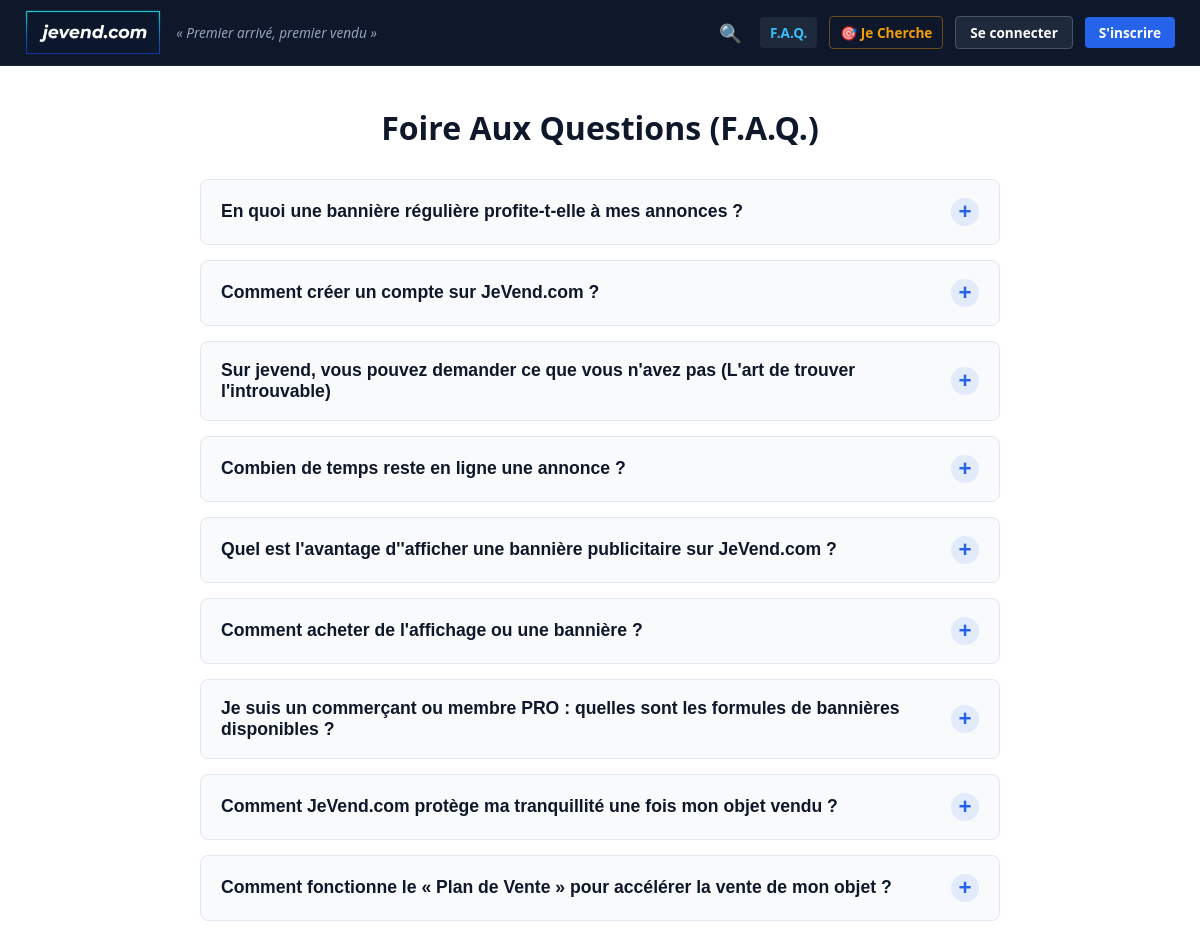
The app's page /faq.php with its own data.
### tables this page shows
CREATE TABLE `jevend_faq` (
  `id` int(11) NOT NULL AUTO_INCREMENT,
  `question` varchar(255) NOT NULL,
  `reponse` text NOT NULL,
  `ordre` int(11) NOT NULL DEFAULT 0,
  `actif` tinyint(1) NOT NULL DEFAULT 1,
  `created_at` timestamp NULL DEFAULT current_timestamp(),
  PRIMARY KEY (`id`)
);

### faq.php (the view, shortened to what this page needs)
<?php
require_once 'config.php';
$db_instance = null;
if (isset($bdd) && $bdd instanceof PDO) {
    $db_instance = $bdd;
} elseif (isset($pdo) && $pdo instanceof PDO) {
    $db_instance = $pdo;
} elseif (isset($conn) && $conn instanceof PDO) {
    $db_instance = $conn;
}
$faqs = [];
if ($db_instance) {
    try {
        $stmt = $db_instance->prepare("SELECT * FROM jevend_faq WHERE actif = 1 ORDER BY ordre ASC, id ASC");
        $stmt->execute();
        $faqs = $stmt->fetchAll(PDO::FETCH_ASSOC);
    } catch (Throwable $e) {
        $error_message = "Erreur SQL : " . $e->getMessage();
    }
} else {
    $error_message = "Erreur : La variable \$bdd n'a pas été trouvée dans config.php.";
}
?>
<!DOCTYPE html>
<html lang="fr">
<head>
</head>
<body>
    <?php
        include_once 'partials/_nav_publique.php';
    ?>
    <main class="faq-container">
        <h1 class="faq-title">Foire Aux Questions (F.A.Q.)</h1>
        <?php if (!empty($faqs)): ?>
            <?php foreach ($faqs as $faq): ?>
                <div class="faq-item">
                    <button class="faq-question">
                        <span><?= htmlspecialchars($faq['question']) ?></span>
                        <span class="faq-toggle">+</span>
                    </button>
                </div>
            <?php endforeach; ?>
        <?php else: ?>
            <?php if (!isset($error_message)): ?>
                <p style="text-align: center; color: #64748b;">Aucune question disponible pour le moment.</p>
            <?php endif; ?>
        <?php endif; ?>
    </main>
</body>
</html>

### partials/_nav_publique.php (shortened to what this page needs)
<?php
$page_active = basename($_SERVER['PHP_SELF']);
$url_courante = urlencode($_SERVER['REQUEST_URI'] ?? 'index.php');
$est_pro = (isset($_SESSION['type_compte']) && $_SESSION['type_compte'] === 'pro');
?>
<nav class="barre-navigation-globale">
    <div class="nav-top-mobile-row">
        <div class="nav-gauche-publique">
            <a href="index.php" class="logo-nav-container">
                <img src="assets/LOGO_JEVEND-COM.jpeg" alt="jevend.com" class="logo-nav-img">
            </a>
            <span class="slogan-nav-pub">« Premier arrivé, premier vendu »</span>
        </div>
    </div>
    <div class="liens-session-zone" id="menu-liens-publique">
        <?php if ($page_active !== 'search.php'): ?>
            <a href="search.php" class="btn-nav-recherche" title="Rechercher une annonce">🔍</a>
        <?php endif; ?>
        <a href="faq.php" class="btn-nav-faq <?= ($page_active === 'faq.php') ? 'active' : '' ?>" title="Foire Aux Questions">F.A.Q.</a>
        <?php if (!$est_pro): ?>
            <a href="zone_cherche.php" class="btn-nav-zone-cherche <?= ($page_active === 'zone_cherche.php') ? 'active' : '' ?>" title="La Zone Je Cherche">🎯 Je Cherche</a>
        <?php endif; ?>
        <?php if (isset($_SESSION['id_utilisateur'])): ?>
            <span style="color: #94a3b8; font-size: 0.85rem; display: inline-block; white-space: nowrap;">
                👤 <a href="." style="color: #ffffff; text-decoration: none; border-bottom: 1px dotted #ffffff;" title="Modifier mes informations"><strong><?= htmlspecialchars($_SESSION['nom_entreprise'] ?? $_SESSION['nom'] ?? 'Membre') ?></strong></a>
            </span>
            <?php if (!$est_pro): ?>
                <a href="mes_recherches.php" class="btn-nav-mes-recherches <?= ($page_active === 'mes_recherches.php') ? 'active' : '' ?>" title="Mes recherches Je Cherche">📋 Mes recherches</a>
            <?php endif; ?>
            <?php if (isset($_SESSION['role']) && $_SESSION['role'] === 'admin'): ?>
                <a href="panneau.php" class="btn-nav-membre" style="background-color: #0f172a; border: 1px solid #38bdf8; color: #38bdf8;">⚙️ Panneau Admin</a>
            <?php elseif ($est_pro): ?>
                <a href="espace_membre_pro.php" class="btn-nav-membre" style="background-color: #2563eb;">🏢 Espace Marchand</a>
            <?php else: ?>
                <a href="espace_membre.php" class="btn-nav-membre">📋 Mon Espace</a>
            <?php endif; ?>
            <a href="deconnexion.php" class="btn-nav-deconnexion">Déconnexion</a>
        <?php else: ?>
            <?php if ($page_active !== 'connexion.php'): ?>
                <a href="connexion.php?redirect=<?= $url_courante ?>" class="btn-nav-membre" style="background-color: #1e293b; border: 1px solid #475569;">Se connecter</a>
            <?php endif; ?>
            <?php if ($page_active !== 'inscription.php' && $page_active !== 'connexion.php'): ?>
                <a href="inscription.php" class="btn-nav-membre">S'inscrire</a>
            <?php endif; ?>
        <?php endif; ?>
    </div>
</nav>

### faq.php (style rules this page uses)
body { background-color: #ffffff; color: #1e293b; font-family: system-ui, -apple-system, sans-serif; margin: 0; padding: 0; }
.faq-container { max-width: 800px; margin: 40px auto; padding: 0 20px; }
.faq-title { text-align: center; font-size: 2rem; margin-bottom: 30px; color: #0f172a; }
.faq-item { background: #f8fafc; border: 1px solid #e2e8f0; border-radius: 8px; margin-bottom: 15px; overflow: hidden; transition: border-color 0.2s ease, box-shadow 0.2s ease; }
.faq-question { width: 100%; padding: 18px 20px; background: none; border: none; outline: none; color: #0f172a; font-size: 1.1rem; font-weight: 600; text-align: left; cursor: pointer; display: flex; align-items: center; justify-content: space-between; gap: 15px; }
.faq-toggle { font-size: 1.4rem; font-weight: bold; color: #2563eb; min-width: 28px; height: 28px; display: inline-flex; align-items: center; justify-content: center; background: rgba(37, 99, 235, 0.1); border-radius: 50%; transition: transform 0.3s ease, background 0.3s ease, color 0.3s ease; }

### partials/_nav_publique.php (style rules this page uses)
.barre-navigation-globale { background-color: #0f172a; border-bottom: 1px solid #1e293b; padding: 10px 25px; display: flex; justify-content: space-between; align-items: center; }
.nav-gauche-publique { display: flex; align-items: center; gap: 15px; }
.logo-nav-container { display: flex; align-items: center; text-decoration: none; }
.logo-nav-img { max-height: 45px; width: auto; display: block; border-radius: 4px; }
.slogan-nav-pub { color: #94a3b8; font-size: 0.85rem; font-style: italic; font-weight: 500; white-space: nowrap; }
.liens-session-zone { display: flex; gap: 12px; align-items: center; }
.btn-nav-recherche { color: #94a3b8; text-decoration: none; font-size: 1.15rem; display: inline-flex; align-items: center; justify-content: center; padding: 6px; border-radius: 4px; transition: all 0.15s ease; }
.btn-nav-faq { color: #94a3b8; text-decoration: none; font-size: 0.85rem; font-weight: 600; padding: 6px 10px; border-radius: 4px; transition: all 0.15s ease; white-space: nowrap; }
.btn-nav-faq.active { color: #38bdf8; background-color: #1e293b; }
.btn-nav-zone-cherche { color: #f59e0b; text-decoration: none; font-size: 0.85rem; font-weight: 700; padding: 6px 10px; border-radius: 4px; border: 1px solid rgba(245, 158, 11, 0.4); transition: all 0.15s ease; white-space: nowrap; }
.btn-nav-membre { background-color: #2563eb; color: #ffffff; text-decoration: none; padding: 6px 14px; border-radius: 4px; font-size: 0.85rem; font-weight: bold; transition: background 0.15s ease; white-space: nowrap; }
.nav-top-mobile-row { display: contents; }

### records on screen
jevend_faq: question "En quoi une bannière régulière profite-t-elle à mes annonces ?"
jevend_faq: question "Comment créer un compte sur JeVend.com ?"
jevend_faq: question "Sur jevend, vous pouvez demander ce que vous n'avez pas (L'art de trouver l'introuvable)"
jevend_faq: question "Combien de temps reste en ligne une annonce ?"
jevend_faq: question "Quel est l'avantage d''afficher une bannière publicitaire sur JeVend.com ?"
jevend_faq: question "Comment acheter de l'affichage ou une bannière ?"
jevend_faq: question "Je suis un commerçant ou membre PRO : quelles sont les formules de bannières disponibles ?"
jevend_faq: question "Comment JeVend.com protège ma tranquillité une fois mon objet vendu ?"
jevend_faq: question "Comment fonctionne le « Plan de Vente » pour accélérer la vente de mon objet ?"
